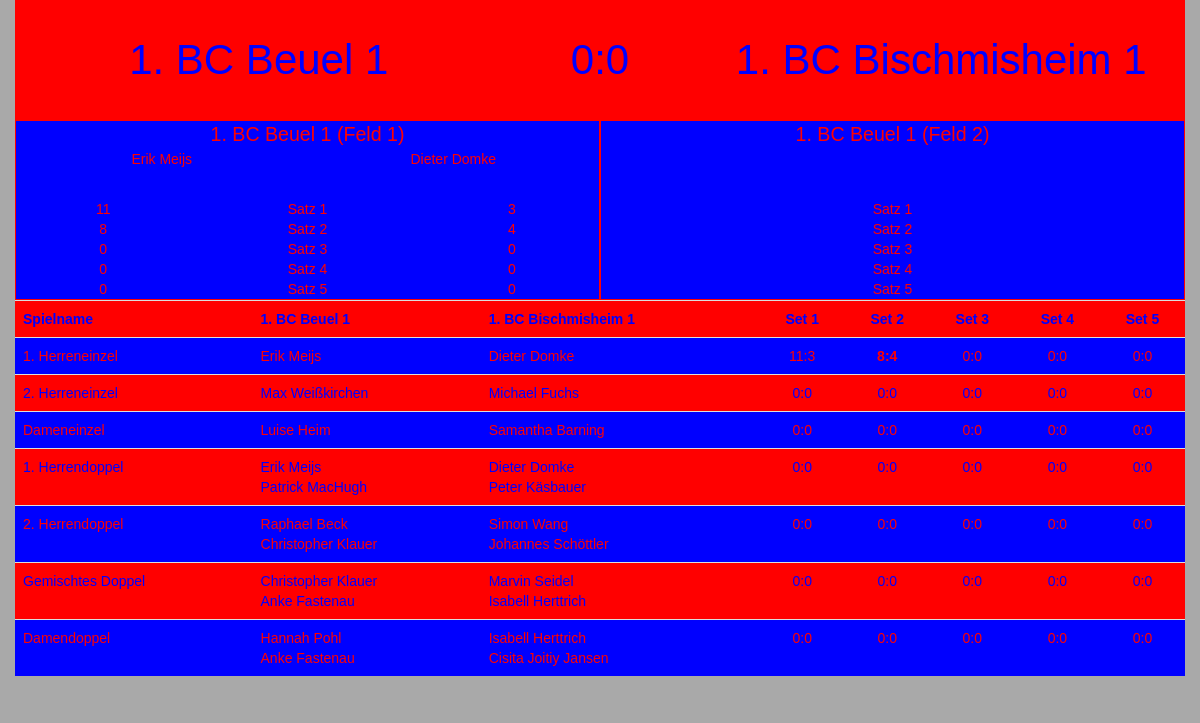
Page /ticker/match/2 on the committed database.
### ticker/models/matchstructure.py (models this page shows, shortened)
class Match(models.Model):
    match_time = models.DateTimeField()
    create_time = models.DateTimeField(auto_now=True)
    canceled = models.BooleanField(default=False)
    rule = models.ForeignKey(Rules)
    team_a = models.ForeignKey(Team, related_name='team_a')
    team_b = models.ForeignKey(Team, related_name='team_b')
    games = ManyToManyField(Game, blank=True)
    def get_all_games(self):
        return self.games.all()
    def get_score(self):
        games = self.get_all_games()
        score_team_a = 0
        score_team_b = 0
        for game in games:
            if not game.is_finished(self.rule):
                continue
        return [score_team_a, score_team_b]
    def get_fields(self):
        if self.team_a is None:
            return []
        return self.team_a.get_fields()

class Game(models.Model):
    name = models.CharField(max_length=64)
    player_a = ManyToManyField(Player, related_name='player_a', blank=True)
    player_b = ManyToManyField(Player, related_name='player_b', blank=True)
    sets = ManyToManyField(Set, blank=True)
    game_types = (('single', 'Herreneinzel'),
                  ('womansingle', 'Dameneinzel'),
                  ('men_double', 'Herrendoppel'),
                  ('women_double', 'Frauendoppel'),
                  ('mixed', 'Mixed'))
    current_set = models.IntegerField(default=1)
    game_type = models.CharField(max_length=32, choices=game_types)
    presses_json = models.TextField(default=None, blank=True, null=True)
    def in_progress(self):
        if self.current_set != 1:
            return True
        s = self.sets.filter(set_number=1).first()
        return s.is_started()
    def is_finished(self, rule):
        return self.is_won(rule)
    def get_set_score(self, rule):
        won_team_a = 0
        won_team_b = 0
        for set in self.sets.all():
            if set.set_won_by_team_a(rule):
                won_team_a += 1
            if set.set_won_by_team_b(rule):
                won_team_b += 1
        return [won_team_a, won_team_b]
    def is_won(self, rule):
        won_team_a, won_team_b = self.get_set_score(rule)
        if won_team_a == 3 or won_team_b == 3:
            return True
        return False
    def get_set_objects(self):
        return self.sets.all()

class Set(models.Model):
    set_number = models.IntegerField(default=1)
    points_team_a = ManyToManyField(Point, related_name='points_team_a', blank=True)
    points_team_b = ManyToManyField(Point, related_name='points_team_b', blank=True)
    def is_started(self):
        return self.points_team_a.filter(canceled=False).count() != 0 or \
               self.points_team_b.filter(canceled=False).count() != 0
    def set_won_by_team_a(self, rule):
        score = self.get_score()
        return rule.team_a_won(score)
    def set_won_by_team_b(self, rule):
        score = self.get_score()
        return rule.team_b_won(score)
    def get_score(self):
        return [self.points_team_a.filter(canceled=False).count(),
                self.points_team_b.filter(canceled=False).count()]

### ticker/models/player_clubs.py (models this page shows, shortened)
class Team(models.Model):
    parent_club = models.ForeignKey(Club, CASCADE, default=1)
    team_name = models.CharField(max_length=255)
    players = models.ManyToManyField(Player, blank=True)
    fields = models.ManyToManyField('PlayingField', blank=True)
    def get_name(self):
        return self.team_name
    def get_fields(self):
        return self.fields.all()

class Player(models.Model):
    prename = models.CharField(max_length=255)
    lastname = models.CharField(max_length=255)
    possible_sex = (('female', 'Weiblich'),
                    ('male', 'Maennlich'))
    sex = models.CharField(max_length=32, choices=possible_sex)
    birth_date = models.DateTimeField(null=True, blank=True)
    def get_name(self):
        return '{0} {1}'.format(self.prename, self.lastname)

### ticker/models/fields.py (models this page shows, shortened)
class PlayingField(models.Model):
    field_name = models.CharField(max_length=255)
    def get_name(self):
        return self.field_name
    def get_game(self):
        field_allocations = FieldAllocation.objects.filter(field=self, is_active=True, end_allocation=None)
        if field_allocations.exists():
            if field_allocations.count() != 1:
                field_allocations = field_allocations.order_by('-create_time')
            return field_allocations[0].game
        return None

### ticker/views/match.py (the view)
# urls.py: url(r'^match/([0-9]+)/?$', match_ticker, name='match_ticker'),
@cache_page(5*60)
def match_ticker(request, matchid):
    m = Match.objects.filter(id=matchid).first()
    return render(request, 'match.html', dict(match=m))

### ticker/models/matchstructure.py (called while the page is built)
    def get_number_of_sets(self):
        return 5

    def team_a_won(self, score):
        if score[0] == 11 and (score[0] - score[1]) >= 2:
            return True
        if score[0] > 11 and (score[0] - score[1]) == 2:
            return True
        if score[0] == 15 and score[1] == 14:
            return True
        return False

    def team_b_won(self, score):
        return self.team_a_won(list(reversed(score)))

### ticker/templatetags/custom_tags.py (called while the page is built)
@register.filter
def format_players(obj):
    if obj is '' or obj is None:
        return ''
    names = [p.get_name() for p in obj.all()]
    return '<br/>'.join(names)

@register.filter
def is_current_set(obj, game):
    return 'setactive' if obj.set_number == game.current_set and game.in_progress() else ''

@register.filter
def get_range(count, min_value=0):
    return range(min_value, count)

@register.filter
def get_color(team, color_label):
    if team is None:
        return None
    cd =  ColorDefinition.objects.filter(
        club__team=team,
        color_definition__name=color_label
    ).first()
    if cd is None:
        return None
    return cd.color_hexcode if cd else None

### ticker/templates/match.html (shortened to what this page needs)
{% extends 'base.html' %}
{% load custom_tags %}
{% load staticfiles %}
{% block content %}
    <div class="container">
        <div class="row">
            <div class="col-sm-5 team" id="team_a">{{ match.team_a.get_name }}</div>
            <div class="col-sm-2 score" id="score">{{ match.get_score.0 }}:{{ match.get_score.1 }}</div>
            <div class="col-sm-5 team" id="team_b">{{ match.team_b.get_name }}</div>
        </div>
        <div class="row">
            {% for field in match.get_fields %}
                <div class="col-sm-6 field">
                    <div class="row">
                        <div class="col-sm-12 fieldname" id="field_{{ field.id }}_name">
                            {{ field.get_name }}
                        </div>
                        {% with game=field.get_game %}
                                <div class="col-sm-6 player" id="{{ field.id }}_player_a">
                                    {% if game %}{{ game.player_a|format_players|safe }}{% endif %}
                                </div>
                                <div class="col-sm-6 player" id="{{ field.id }}_player_b">
                                    {% if game %}{{ game.player_b|format_players|safe }}{% endif %}
                                </div>
                            {% if game %}
                                {% for set in game.get_set_objects %}
                                    <div class="row">
                                        <div class="col-xs-4" id="{{ field.id }}_{{ forloop.counter0 }}_team_a">{{ set.get_score.0 }}</div>
                                        <div class="col-xs-4">Satz {{ set.set_number }}</div>
                                        <div class="col-xs-4" id="{{ field.id }}_{{ forloop.counter0 }}_team_b">{{ set.get_score.1 }}</div>
                                    </div>
                                {% endfor %}
                            {% else %}
                                {% for i in match.rule.get_number_of_sets|get_range:0 %}
                                    <div class="row">
                                        <div class="col-xs-4" id="{{ field.id }}_{{ i }}_team_a"></div>
                                        <div class="col-xs-4">Satz {{ forloop.counter }}</div>
                                        <div class="col-xs-4" id="{{ field.id }}_{{ i }}_team_b"></div>
                                    </div>
                                {% endfor %}
                            {% endif %}
                        {% endwith %}
                    </div>
                </div>
            {% endfor %}
        </div>
        <div class="row">
            <table class="table table-striped table-responsive">
                <tr>
                    <th>Spielname</th>
                    <th>{{ match.team_a.get_name }}</th>
                    <th>{{ match.team_b.get_name }}</th>
                    {% for set in 6|get_range:1 %}
                        <th class="set">Set {{ set }}</th>
                    {% endfor %}
                </tr>
                {% for game in match.get_all_games %}
                    <tr>
                        <td>{{ game.name }}</td>
                        <td>{{ game.player_a|format_players|safe }}</td>
                        <td>{{ game.player_b|format_players|safe }}</td>
                        {% for set in game.get_set_objects %}
                            <td class="set {{ set|is_current_set:game }}" id="set_{{ set.id }}">
                                {{ set.get_score.0 }}:{{ set.get_score.1 }}
                            </td>
                        {% endfor %}
                    </tr>
                {% endfor %}
            </table>
        </div>
    </div>
{% endblock %}

### rows in the picture
Match: team_a.get_name "1. BC Beuel 1", get_score.0 "0", get_score.1 "0", team_b.get_name "1. BC Bischmisheim 1"
PlayingField: get_name "1. BC Beuel 1 (Feld 1)", get_game.player_a "Erik Meijs", get_game.player_b "Dieter Domke"
Set: get_score.0 "11", set_number "1", get_score.1 "3"
Set: get_score.0 "8", set_number "2", get_score.1 "4"
Set: get_score.0 "0", set_number "3", get_score.1 "0"
Set: get_score.0 "0", set_number "4", get_score.1 "0"
Set: get_score.0 "0", set_number "5", get_score.1 "0"
PlayingField: get_name "1. BC Beuel 1 (Feld 2)"
Game: name "1. Herreneinzel", player_a "Erik Meijs", player_b "Dieter Domke"
Game: name "2. Herreneinzel", player_a "Max Weißkirchen", player_b "Michael Fuchs"
Set: get_score.0 "0", get_score.1 "0"
Set: get_score.0 "0", get_score.1 "0"
Set: get_score.0 "0", get_score.1 "0"
Set: get_score.0 "0", get_score.1 "0"
Set: get_score.0 "0", get_score.1 "0"
Game: name "Dameneinzel", player_a "Luise Heim", player_b "Samantha Barning"
Set: get_score.0 "0", get_score.1 "0"
Set: get_score.0 "0", get_score.1 "0"
Set: get_score.0 "0", get_score.1 "0"
Set: get_score.0 "0", get_score.1 "0"
Set: get_score.0 "0", get_score.1 "0"
Game: name "1. Herrendoppel", player_a "Erik Meijs Patrick MacHugh", player_b "Dieter Domke Peter Käsbauer"
Set: get_score.0 "0", get_score.1 "0"
Set: get_score.0 "0", get_score.1 "0"
Set: get_score.0 "0", get_score.1 "0"
Set: get_score.0 "0", get_score.1 "0"
Set: get_score.0 "0", get_score.1 "0"
Game: name "2. Herrendoppel", player_a "Raphael Beck Christopher Klauer", player_b "Simon Wang Johannes Schöttler"
Set: get_score.0 "0", get_score.1 "0"
Set: get_score.0 "0", get_score.1 "0"
Set: get_score.0 "0", get_score.1 "0"
Set: get_score.0 "0", get_score.1 "0"
Set: get_score.0 "0", get_score.1 "0"
Game: name "Gemischtes Doppel", player_a "Christopher Klauer Anke Fastenau", player_b "Marvin Seidel Isabell Herttrich"
Set: get_score.0 "0", get_score.1 "0"
Set: get_score.0 "0", get_score.1 "0"
Set: get_score.0 "0", get_score.1 "0"
Set: get_score.0 "0", get_score.1 "0"
Set: get_score.0 "0", get_score.1 "0"
Game: name "Damendoppel", player_a "Hannah Pohl Anke Fastenau", player_b "Isabell Herttrich Cisita Joitiy Jansen"
Set: get_score.0 "0", get_score.1 "0"
Set: get_score.0 "0", get_score.1 "0"
Set: get_score.0 "0", get_score.1 "0"
Set: get_score.0 "0", get_score.1 "0"
Set: get_score.0 "0", get_score.1 "0"

### other values in the picture
{{ set }} "1" "2" "3" "4" "5"
